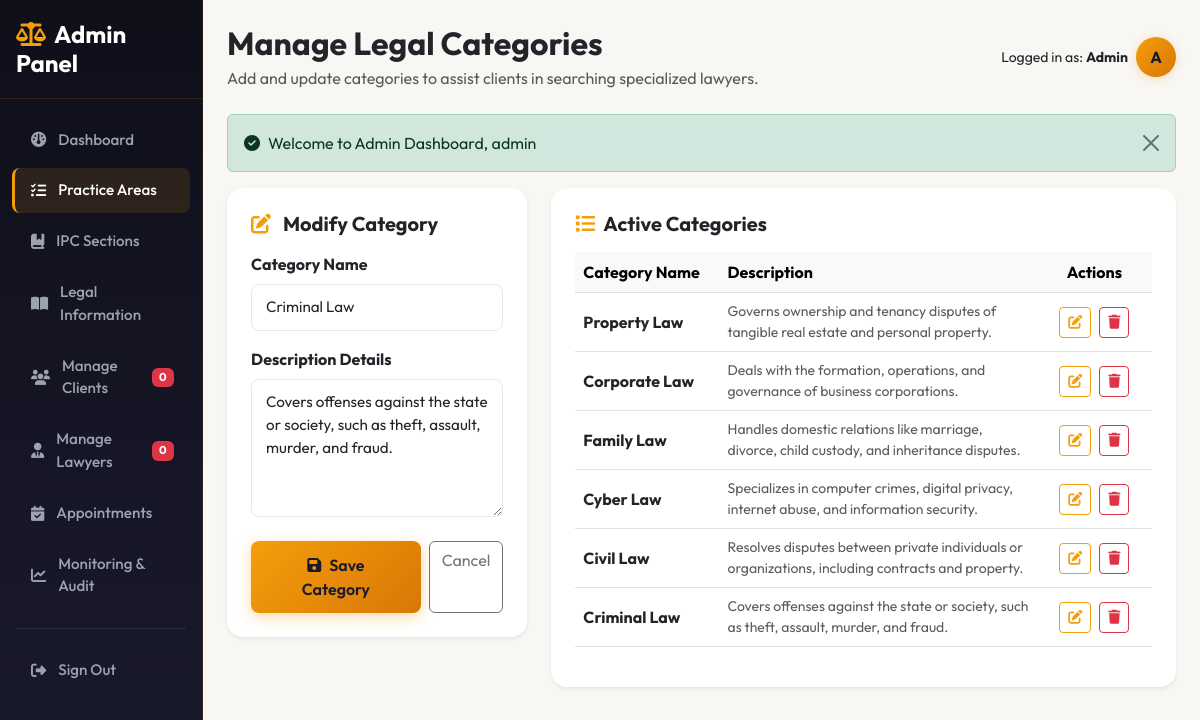
The app's page /admin/categories.php?action=edit&id=1 (signed in) with its own data.
### tables this page shows
CREATE TABLE IF NOT EXISTS categories (
    category_id INT AUTO_INCREMENT PRIMARY KEY,
    category_name VARCHAR(100) NOT NULL UNIQUE,
    description TEXT NOT NULL
);

### admin/categories.php (the view, shortened to what this page needs)
<?php
require_once __DIR__ . '/../config/db.php';
$edit_mode = false;
$edit_name = "";
$edit_desc = "";
if (isset($_GET['action']) && $_GET['action'] === 'edit' && isset($_GET['id'])) {
    $edit_mode = true;
    $edit_id = (int)$_GET['id'];
    $stmt = $conn->prepare("SELECT * FROM categories WHERE category_id = ?");
    $stmt->execute([$edit_id]);
    $cat = $stmt->fetch();
    if ($cat) {
        $edit_name = $cat['category_name'];
        $edit_desc = $cat['description'];
    } else {
        $edit_mode = false;
    }
}
$categories = [];
try {
    $categories = $conn->query("SELECT * FROM categories ORDER BY category_id DESC")->fetchAll();
    $pending_users = $conn->query("SELECT COUNT(*) FROM users WHERE status = 'Pending'")->fetchColumn();
    $pending_lawyers = $conn->query("SELECT COUNT(*) FROM lawyers WHERE status = 'Pending'")->fetchColumn();
} catch (PDOException $e) {
    $error_msg = "Error loading list: " . $e->getMessage();
}
?>
<!DOCTYPE html>
<html lang="en">
<head>
    <link href="https://cdn.jsdelivr.net/npm/bootstrap@5.3.0/dist/css/bootstrap.min.css" rel="stylesheet">
    <link href="https://cdnjs.cloudflare.com/ajax/libs/font-awesome/6.4.0/css/all.min.css" rel="stylesheet">
    <link href="/legalconnect/assets/css/style.css?v=3" rel="stylesheet">
</head>
<body>
<div class="dashboard-container">
    <aside class="sidebar">
        <div class="sidebar-header">
            <h4 class="text-white fw-bold mb-0"><i class="fa-solid fa-scale-balanced text-warning me-2"></i>Admin Panel</h4>
        </div>
        <nav class="nav flex-column py-3">
            <a class="nav-link" href="/legalconnect/admin/dashboard.php"><i class="fa-solid fa-gauge"></i> Dashboard</a>
            <a class="nav-link active" href="/legalconnect/admin/categories.php"><i class="fa-solid fa-list-check"></i> Practice Areas</a>
            <a class="nav-link" href="/legalconnect/admin/ipc.php"><i class="fa-solid fa-book-bookmark"></i> IPC Sections</a>
            <a class="nav-link" href="/legalconnect/admin/legal_information.php"><i class="fa-solid fa-book-open"></i> Legal Information</a>
            <a class="nav-link" href="/legalconnect/admin/users.php"><i class="fa-solid fa-users"></i> Manage Clients <span class="badge bg-danger ms-auto"><?php echo $pending_users; ?></span></a>
            <a class="nav-link" href="/legalconnect/admin/lawyers.php"><i class="fa-solid fa-user-tie"></i> Manage Lawyers <span class="badge bg-danger ms-auto"><?php echo $pending_lawyers; ?></span></a>
            <a class="nav-link" href="/legalconnect/admin/appointments.php"><i class="fa-solid fa-calendar-check"></i> Appointments</a>
            <a class="nav-link" href="/legalconnect/admin/monitoring.php"><i class="fa-solid fa-chart-line"></i> Monitoring &amp; Audit</a>
            <hr class="border-secondary mx-3">
            <a class="nav-link text-danger" href="/legalconnect/logout.php"><i class="fa-solid fa-right-from-bracket"></i> Sign Out</a>
        </nav>
    </aside>
    <main class="main-content">
        <header class="d-flex justify-content-between align-items-center mb-4">
            <div>
                <h2 class="fw-bold text-dark mb-1">Manage Legal Categories</h2>
                <p class="text-muted mb-0">Add and update categories to assist clients in searching specialized lawyers.</p>
            </div>
            <div class="d-flex align-items-center gap-2">
                <span class="text-dark small">Logged in as: <strong>Admin</strong></span>
                <div class="avatar-circle">A</div>
            </div>
        </header>
        <?php if (isset($_SESSION['success'])): ?>
            <div class="alert alert-success alert-dismissible fade show" role="alert">
                <i class="fa-solid fa-circle-check me-2"></i><?php echo $_SESSION['success']; unset($_SESSION['success']); ?>
                <button type="button" class="btn-close" data-bs-dismiss="close" aria-label="Close"></button>
            </div>
        <?php endif; ?>
        <div class="row g-4">
            <div class="col-lg-4">
                <div class="card border-0 shadow-sm p-4 rounded-4 bg-white">
                    <h5 class="fw-bold text-dark mb-3">
                        <i class="fa-solid <?php echo $edit_mode ? 'fa-pen-to-square text-warning' : 'fa-circle-plus text-success'; ?> me-2"></i>
                        <?php echo $edit_mode ? "Modify Category" : "Add Practice Area"; ?>
                    </h5>
                    <form method="POST" action="">
                        <div class="mb-3">
                            <label for="category_name" class="form-label fw-bold">Category Name</label>
                            <input type="text" class="form-control" id="category_name" name="category_name" required placeholder="e.g. Cyber Law" value="<?php echo htmlspecialchars($edit_name); ?>">
                        </div>
                        <div class="mb-4">
                            <label for="description" class="form-label fw-bold">Description Details</label>
                            <textarea class="form-control" id="description" name="description" rows="5" required placeholder="Details about what cases fall under this practice area..."><?php echo htmlspecialchars($edit_desc); ?></textarea>
                        </div>
                        <div class="d-flex gap-2">
                            <button type="submit" class="btn btn-gold flex-grow-1" name="save_category">
                                <i class="fa-solid fa-save me-2"></i>Save Category
                            </button>
                            <?php if ($edit_mode): ?>
                                <a href="/legalconnect/admin/categories.php" class="btn btn-outline-secondary">Cancel</a>
                            <?php endif; ?>
                        </div>
                    </form>
                </div>
            </div>
            <div class="col-lg-8">
                <div class="card border-0 shadow-sm p-4 rounded-4 bg-white">
                    <h5 class="fw-bold text-dark mb-3"><i class="fa-solid fa-list text-warning me-2"></i>Active Categories</h5>
                    <div class="table-responsive">
                        <table class="table table-hover align-middle">
                            <thead class="table-light">
                                <tr>
                                    <th style="width: 25%">Category Name</th>
                                    <th style="width: 55%">Description</th>
                                    <th style="width: 20%" class="text-center">Actions</th>
                                </tr>
                            </thead>
                            <tbody>
                                <?php if (!empty($categories)): ?>
                                    <?php foreach ($categories as $cat): ?>
                                        <tr>
                                            <td class="fw-bold text-dark"><?php echo htmlspecialchars($cat['category_name']); ?></td>
                                            <td class="text-muted small"><?php echo nl2br(htmlspecialchars($cat['description'])); ?></td>
                                            <td class="text-center">
                                                <div class="d-flex gap-2 justify-content-center">
                                                    <a href="/legalconnect/admin/categories.php?action=edit&id=<?php echo $cat['category_id']; ?>" class="btn btn-sm btn-outline-warning" title="Edit">
                                                        <i class="fa-solid fa-pen-to-square"></i>
                                                    </a>
                                                    <a href="/legalconnect/admin/categories.php?action=delete&id=<?php echo $cat['category_id']; ?>" class="btn btn-sm btn-outline-danger" title="Delete" onclick="return confirm('Are you sure you want to delete this category? All lawyers specialized in this category will remain, but the category listing will be deleted.');">
                                                        <i class="fa-solid fa-trash"></i>
                                                    </a>
                                                </div>
                                            </td>
                                        </tr>
                                    <?php endforeach; ?>
                                <?php else: ?>
                                    <tr>
                                        <td colspan="3" class="text-center text-muted py-3">No categories added yet. Create one on the left.</td>
                                    </tr>
                                <?php endif; ?>
                            </tbody>
                        </table>
                    </div>
                </div>
            </div>
        </div>
    </main>
</div>
</body>
</html>

### assets/css/style.css (style rules this page uses)
:root { --primary-dark: #0f0f1a; --secondary-dark: #1a1a2e; --accent-gold: #f59e0b; --accent-gold-hover: #d97706; --text-light: #fafafa; --text-muted: #9ca3af; --bg-light: #f8f7f4; --card-shadow: 0 4px 24px rgba(0, 0, 0, 0.08), 0 1px 4px rgba(0, 0, 0, 0.04); --transition: all 0.25s cubic-bezier(0.4, 0, 0.2, 1); }
body { font-family: 'Outfit', sans-serif; background-color: var(--bg-light); color: #1a1a2e; overflow-x: hidden; }
.nav-link { font-weight: 500; color: #4b5563 !important; transition: var(--transition); }
.nav-link:hover, .nav-link.active { color: var(--accent-gold) !important; }
.btn-gold { background: linear-gradient(135deg, #f59e0b 0%, #d97706 100%); color: #1a1a2e; font-weight: 600; padding: 12px 28px; border-radius: 8px; border: none; transition: var(--transition); box-shadow: 0 4px 15px rgba(245, 158, 11, 0.35); }
.dashboard-container { display: flex; min-height: 100vh; }
.sidebar { width: 260px; background: linear-gradient(180deg, #0f0f1a 0%, #1a1a2e 100%); border-right: 1px solid rgba(245, 158, 11, 0.1); color: #ffffff; transition: var(--transition); z-index: 1000; }
.sidebar .nav-link { color: #9ca3af !important; padding: 11px 16px; border-radius: 8px; margin: 3px 12px; display: flex; align-items: center; gap: 12px; font-size: 0.95rem; font-weight: 500; border-left: 3px solid transparent; transition: var(--transition); }
.sidebar .nav-link:hover, .sidebar .nav-link.active { color: #ffffff !important; background-color: rgba(245, 158, 11, 0.12); border-left-color: var(--accent-gold); }
.sidebar-header { padding: 20px 16px; border-bottom: 1px solid rgba(245, 158, 11, 0.15); }
.sidebar-header h4 { color: #ffffff !important; }
.main-content { flex-grow: 1; background-color: #f8f7f4; padding: 24px; }
.form-control, .form-select { padding: 11px 14px; border-radius: 8px; border: 1.5px solid #e5e7eb; background-color: #ffffff; font-size: 0.95rem; transition: var(--transition); }
.avatar-circle { width: 40px; height: 40px; border-radius: 50%; background: linear-gradient(135deg, var(--accent-gold), var(--accent-gold-hover)); color: #1a1a2e; display: flex; align-items: center; justify-content: center; font-weight: 700; font-size: 1rem; text-transform: uppercase; box-shadow: 0 2px 8px rgba(245, 158, 11, 0.3); }
.text-warning { color: var(--accent-gold) !important; }
.btn-outline-warning { color: var(--accent-gold) !important; border-color: var(--accent-gold) !important; background-color: transparent !important; font-weight: 600 !important; transition: var(--transition) !important; }

### records on screen
categories: category_name "Criminal Law", description "Covers offenses against the state or society, such as theft, assault, murder, and fraud."
categories: category_name "Property Law", description "Governs ownership and tenancy disputes of tangible real estate and personal property."
categories: category_name "Corporate Law", description "Deals with the formation, operations, and governance of business corporations."
categories: category_name "Family Law", description "Handles domestic relations like marriage, divorce, child custody, and inheritance disputes."
categories: category_name "Cyber Law", description "Specializes in computer crimes, digital privacy, internet abuse, and information security."
categories: category_name "Civil Law", description "Resolves disputes between private individuals or organizations, including contracts and property."

### other values on screen
$pending_users "0"
$pending_lawyers "0"
$_SESSION['success'] "Welcome to Admin Dashboard, admin"
